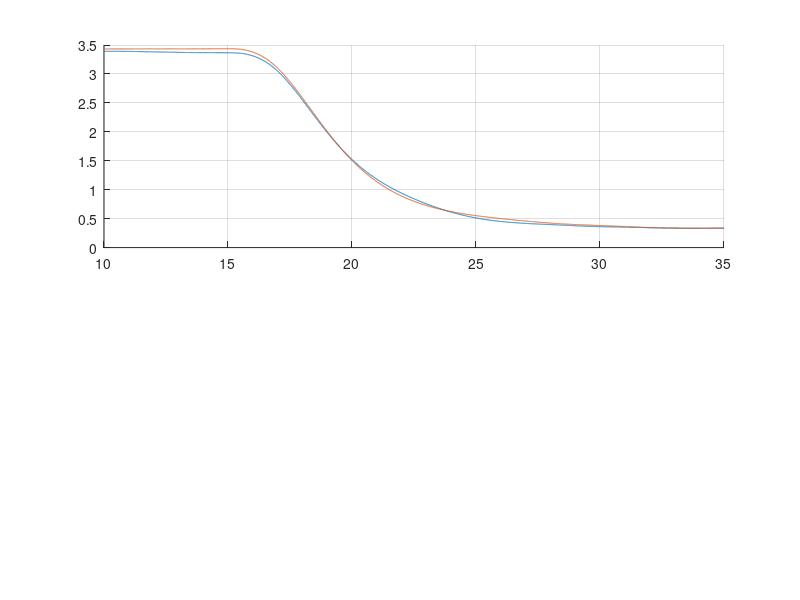

Write MATLAB code to recreate this figure. (Note: this script raises an error after producing the figure.)
close all
clear
%% Load data in wonky way
load('q=1111r=1.mat')       % 1
time_1          = data(1,:);
t_1             = data(2,:);
t_r_1           = data(3,:);
p_1             = data(4,:);
p_r_1           = data(5,:);
e_1             = data(6,:);
e_r_1           = data(7,:);

load('q=1111r=2.mat')       % 2
time_2          = data(1,:);
t_2             = data(2,:);
t_r_2           = data(3,:);
p_2             = data(4,:);
p_r_2           = data(5,:);
e_2             = data(6,:);
e_r_2           = data(7,:);

load('q=5111r=1.mat')       % 3
time_3          = data(1,:);
t_3             = data(2,:);
t_r_3           = data(3,:);
p_3             = data(4,:);
p_r_3           = data(5,:);
e_3             = data(6,:);
e_r_3           = data(7,:);
load('q=5121r=1.mat')       % 4
time_4          = data(1,:);
t_4             = data(2,:);
t_r_4           = data(3,:);
p_4             = data(4,:);
p_r_4           = data(5,:);
e_4             = data(6,:);
e_r_4           = data(7,:);
load('q=20111r=1.mat')      % 5
time_5          = data(1,:);
t_5             = data(2,:);
t_r_5           = data(3,:);
p_5             = data(4,:);
p_r_5           = data(5,:);
e_5             = data(6,:);
e_r_5           = data(7,:);
load('q=11201r=1.mat')      % 6
time_6          = data(1,:);
t_6             = data(2,:);
t_r_6           = data(3,:);
p_6             = data(4,:);
p_r_6           = data(5,:);
e_6             = data(6,:);
e_r_6           = data(7,:);
load('q=1000111r=1.mat')    % 7
time_7          = data(1,:);
t_7             = data(2,:);
t_r_7           = data(3,:);
p_7             = data(4,:);
p_r_7           = data(5,:);
e_7             = data(6,:);
e_r_7           = data(7,:);


%% Plot
start = 10*500 + 1;
stop = 35*500 + 1;

figure(1)
subplot(211)
hold on
plot(time_1(start:stop),t_1(start:stop));
plot(time_1(start:stop),t_2(start:stop));
hold off
grid
ylabel('$\lambda$ [rad]',Interpreter='latex')
legend('T1','T2')

subplot(212)
hold on
plot(time_1(start:stop),p_1(start:stop));
plot(time_1(start:stop),p_2(start:stop));
hold off
grid
ylabel('$p$ [rad]',Interpreter='latex')
xlabel('time [s]')

figure(2)
subplot(211)
hold on
plot(time_1(start:stop),t_3(start:stop));
plot(time_1(start:stop),t_4(start:stop));
hold off
grid
ylabel('$\lambda$ [rad]',Interpreter='latex')
legend('T3','T4')
subplot(212)
hold on
plot(time_1(start:stop),p_3(start:stop));
plot(time_1(start:stop),p_4(start:stop));
hold off
grid
ylabel('$p$ [rad]',Interpreter='latex')
xlabel('time [s]')

figure(3)
subplot(211)
hold on
plot(time_1(start:stop),t_5(start:stop));
plot(time_1(start:stop),t_6(start:stop));
plot(time_1(start:stop),t_7(start:stop));
hold off
grid
ylabel('$\lambda$ [rad]',Interpreter='latex')
legend('T5','T6','T7')

subplot(212)
hold on
plot(time_1(start:stop),p_5(start:stop));
plot(time_1(start:stop),p_6(start:stop));
plot(time_1(start:stop),p_7(start:stop));
hold off
grid
ylabel('$p$ [rad]',Interpreter='latex')
xlabel('time [s]')

figure(4)
subplot(211)
hold on
plot(time_1(start:stop),t_1(start:stop));
plot(time_1(start:stop),t_2(start:stop));
plot(time_1(start:stop),t_3(start:stop));
plot(time_1(start:stop),t_4(start:stop));
hold off
grid
ylabel('$\lambda$ [rad]',Interpreter='latex')
legend('T1','T2','T3','T4')

subplot(212)
hold on
plot(time_1(start:stop),p_1(start:stop));
plot(time_1(start:stop),p_2(start:stop));
plot(time_1(start:stop),p_3(start:stop));
plot(time_1(start:stop),p_4(start:stop));
hold off
grid
ylabel('$p$ [rad]',Interpreter='latex')
xlabel('time [s]')

figure(5)
subplot(211)
hold on
plot(time_1(start:stop),t_1(start:stop));
plot(time_1(start:stop),t_2(start:stop));
plot(time_1(start:stop),t_3(start:stop));
plot(time_1(start:stop),t_4(start:stop));
plot(time_1(start:stop),t_5(start:stop));
plot(time_1(start:stop),t_6(start:stop));
plot(time_1(start:stop),t_7(start:stop));
hold off
grid
ylabel('$\lambda$ [rad]',Interpreter='latex')
legend('T1','T2','T3','T4','T5','T6','T7')

subplot(212)
hold on
plot(time_1(start:stop),p_1(start:stop));
plot(time_1(start:stop),p_2(start:stop));
plot(time_1(start:stop),p_3(start:stop));
plot(time_1(start:stop),p_4(start:stop));
plot(time_1(start:stop),p_5(start:stop));
plot(time_1(start:stop),p_6(start:stop));
plot(time_1(start:stop),p_7(start:stop));
hold off
grid
ylabel('$p$ [rad]',Interpreter='latex')


% figure(6)
% subplot(411)
% hold on
% plot(time_1(start:stop),t_1(start:stop));
% plot(time_1(start:stop),t_2(start:stop));
% plot(time_1(start:stop),t_3(start:stop));
% plot(time_1(start:stop),t_4(start:stop));
% plot(time_1(start:stop),t_5(start:stop));
% plot(time_1(start:stop),t_6(start:stop));
% plot(time_1(start:stop),t_7(start:stop));
% hold off
% grid
% ylabel('$\lambda$ [rad]',Interpreter='latex')
% legend('T1','T2','T3','T4','T5','T6','T7')
% 
% subplot(412)
% hold on
% plot(time_1(start:stop),t_r_1(start:stop));
% plot(time_1(start:stop),t_r_2(start:stop));
% plot(time_1(start:stop),t_r_3(start:stop));
% plot(time_1(start:stop),t_r_4(start:stop));
% plot(time_1(start:stop),t_r_5(start:stop));
% plot(time_1(start:stop),t_r_6(start:stop));
% plot(time_1(start:stop),t_r_7(start:stop));
% hold off
% grid
% ylabel('$r$ [rad/s]',Interpreter='latex')
% 
% subplot(413)
% hold on
% plot(time_1(start:stop),p_1(start:stop));
% plot(time_1(start:stop),p_2(start:stop));
% plot(time_1(start:stop),p_3(start:stop));
% plot(time_1(start:stop),p_4(start:stop));
% plot(time_1(start:stop),p_5(start:stop));
% plot(time_1(start:stop),p_6(start:stop));
% plot(time_1(start:stop),p_7(start:stop));
% hold off
% grid
% ylabel('$p$ [rad]',Interpreter='latex')
% 
% subplot(414)
% hold on
% plot(time_1(start:stop),p_r_1(start:stop));
% plot(time_1(start:stop),p_r_2(start:stop));
% plot(time_1(start:stop),p_r_3(start:stop));
% plot(time_1(start:stop),p_r_4(start:stop));
% plot(time_1(start:stop),p_r_5(start:stop));
% plot(time_1(start:stop),p_r_6(start:stop));
% plot(time_1(start:stop),p_r_7(start:stop));
% hold off
% grid
% xlabel('time [s]')
% ylabel('$\dot{p}$ [rad/s]',Interpreter='latex')